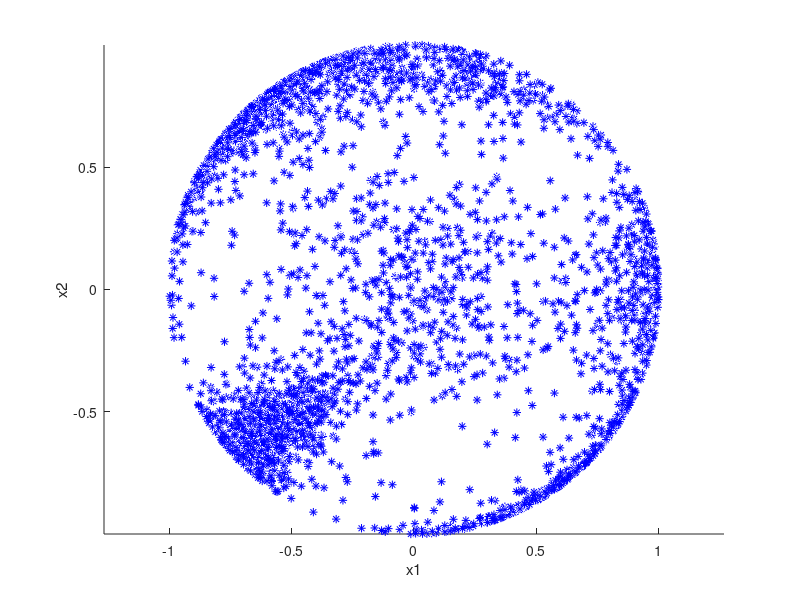

MATLAB code for this plot: (Note: this script raises an error after producing the figure.)
% create petsc file with 3D graph example
% some random points on sphere
% (maybe real cities on Earth?)
%
% Lukas Pospisil, USI, Lugano 2016
%

clear all
addpath(genpath(fullfile(pwd,'../common')))

n = 3000; % number of points
radius = 1; % radius of the sphere

ranges = [1 floor(n/4) floor(3/8*n) floor(n/2) floor(3/5*n) floor(5/7*n) floor(5/6*n) n];
mu{1} = [-2;-2;-2];
mu{2} = [0;3;1.5]; 
mu{3} = [-1.5; 2.5; 0];
mu{4} = [-4;4;0]; 
mu{5} = [3;-4.5;0]; 
mu{6} = [2;0;0]; 
mu{7} = [0;0;5]; 

sigma{1} = 0.3*[1,0.5,0; 0.5, 1,0.5; 0 0.5, 5];
sigma{2} = 0.5*[5,0.5,0; 0.5, 1,0.5; 0 0.5, 1];
sigma{3} = 0.6*[3,0,0;0,3,0;0,0,3];
sigma{4} = 0.7*[3,0,0.5;0,5,0.2;0.5,0.2,3];
sigma{5} = 1.6*sigma{2};
sigma{6} = 1.0*sigma{1};
sigma{7} = 1.3*sigma{3};

coordinates = zeros(3,n);
for j = 1:length(ranges)-1
    for i = ranges(j):ranges(j+1)
        % compute coordinate
        coordinates(:,i) = mvnrnd(mu{j},sigma{j},1)';
        
        % project onto sphere
        r2 = norm(coordinates(:,i));
        coordinates(:,i) = radius*coordinates(:,i)/r2;
    end
end

% plot graph
figure
hold on
plot3(coordinates(1,:),coordinates(2,:),coordinates(3,:),'b*')
%surfl(x,y,z)
xlabel('x1')
ylabel('x2')
zlabel('x3')
axis equal
hold off

% export coordinate to petscfile
savebin( 'output/test_graph3D_sphere.bin', [coordinates(1,:) coordinates(2,:) coordinates(3,:)]' );
